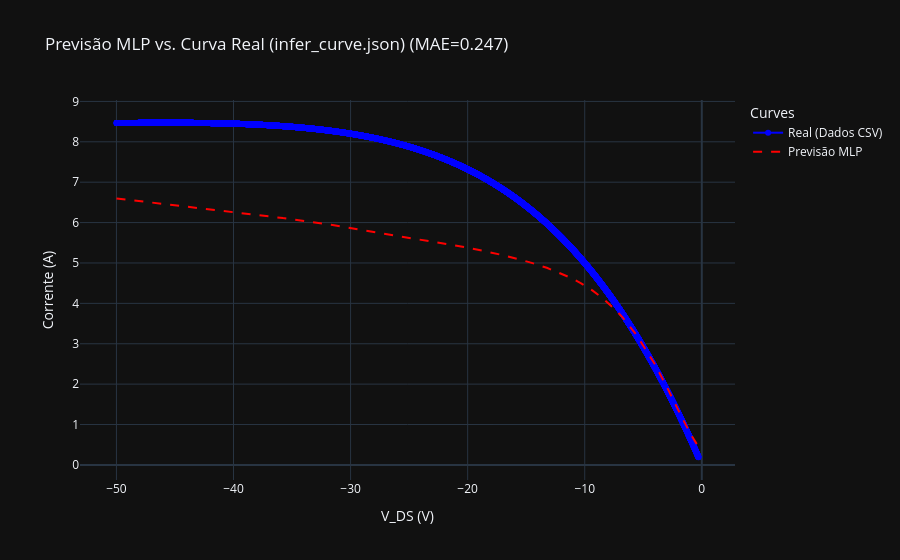

Notebook cell for this chart:
### Code cell
plot_curve_comparison(
    V_data=V_real,
    I_real=I_real,  
    V_fixed=v_fixed,
    is_transfer=is_transfer,
    
    # Passando os objetos treinados: (Função de preparo, Modelo, Scaler)
    mlp_model=(prepare_mlp_features, trained_model, feature_scaler, target_scaler), 
    
    yscale="linear",  # Escala linear para corrente
    title=f"Previsão MLP vs. Curva Real ({os.path.basename(TEST_CSV_PATH)})"
)

### Figure 1 — Plotly figure (JSON) as saved in the notebook; plotly's stock layout.template omitted (floating-point values rounded to 4 significant figures; data arrays with more than 128 entries replaced by an {"elided": "..."} marker saying what was removed)
{"data": [{"line": {"color": "blue"}, "mode": "lines+markers", "name": "Real (Dados CSV)", "type": "scatter", "x": {"elided": "9999 float values"}, "y": {"elided": "9999 float values"}}, {"line": {"color": "red", "dash": "dash"}, "mode": "lines", "name": "Previsão MLP", "type": "scatter", "x": {"elided": "9999 float values"}, "y": {"elided": "9999 float values"}}], "layout": {"legend": {"title": {"text": "Curves"}}, "title": {"text": "Previsão MLP vs. Curva Real (infer_curve.json) (MAE=0.247)"}, "xaxis": {"title": {"text": "V_DS (V)"}}, "yaxis": {"title": {"text": "Corrente (A)"}, "type": "linear"}}}
